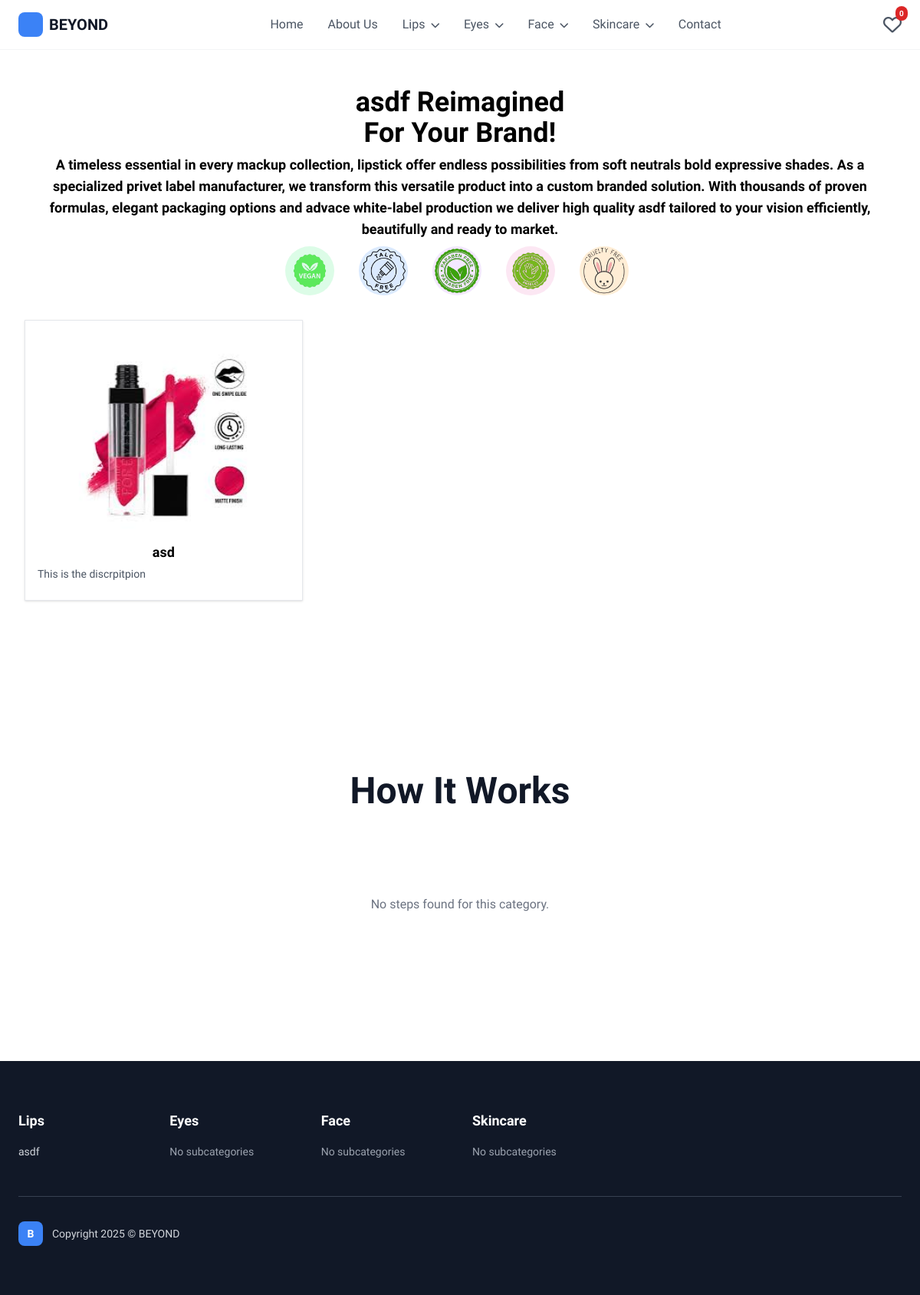
The page /categories/1/ on the database its author committed.
### Administration/models.py (models this page shows, shortened)
class MainCategory(models.Model):
    name = models.CharField(max_length=100, unique=True)
    image = models.ImageField(upload_to='main_categories/', blank=True, null=True)

class Category(models.Model):
	name = models.CharField(max_length=100, unique=True)
	main_category = models.ForeignKey('MainCategory', on_delete=models.CASCADE, related_name='subcategories', null=True, blank=True)

class Product(models.Model):
	CATEGORY_CHOICES = [
		('makeup', 'Makeup'),
		('skincare', 'Skincare'),
	]
	name = models.CharField(max_length=200)
	category = models.ForeignKey('Category', on_delete=models.CASCADE, related_name='products')
	description = CKEditor5Field(blank=True)
	features = models.ManyToManyField('base.productFeatures', blank=True, related_name='products', help_text='Key features or benefits')
	images = models.ManyToManyField('base.ProductImage', blank=True, related_name='products')
	color_images = models.ManyToManyField('base.CustomizationColorImage', blank=True, related_name='product_customizations')
	packaging_images = models.ManyToManyField('base.CustomizationPackagingImage', blank=True, related_name='product_customizations')
	is_active = models.BooleanField(default=True)
	created_at = models.DateTimeField(auto_now_add=True)

### base/models.py (models this page shows, shortened)
class ProductImage(models.Model):
	image = models.ImageField(upload_to='products/gallery/')
	alt_text = models.CharField(max_length=255, blank=True)
	uploaded_at = models.DateTimeField(auto_now_add=True)

### base/views.py (the view)
# urls.py: path('categories/<int:category_id>/', CatagoryPage, name="category_products"),
def CatagoryPage(request, category_id):
    category = Category.objects.get(id=category_id)
    products = category.products.filter(is_active=True)
    customization = category.customizations.first()
    main_categories = MainCategory.objects.prefetch_related('subcategories').all()
    nav_structure = []
    for main_cat in main_categories:
        subs = main_cat.subcategories.all()
        nav_structure.append({'main': main_cat, 'subs': subs})
    page_number = request.GET.get('page', 1)
    paginator = Paginator(products, 30)
    page_obj = paginator.get_page(page_number)
    context = {
        'category': category,
        'products': page_obj.object_list,
        'page_obj': page_obj,
        'paginator': paginator,
        'customization': customization,
        'nav_structure': nav_structure,
    }
    return render(request, 'catagory.html', context)

### base/templates/catagory.html (shortened to what this page needs)
{% extends 'main.html' %}
{% block content %}
{% load static %}
<div class="max-w-7xl mx-auto px-4 sm:px-6 lg:px-8 py-8">
	<h1 class="text-4xl font-extrabold text-center mb-2 mt-4">{{category.name}} Reimagined <br>For  Your Brand!</h1>
	<div class="text-center text-lg font-semibold mb-2 mt-2">
		A timeless essential in every mackup collection, lipstick offer endless possibilities from soft neutrals bold expressive shades. As a specialized privet label manufacturer, we transform this versatile product into a custom branded solution. With thousands of proven formulas, elegant packaging options and advace white-label production we deliver high quality {{category.name}} tailored to your vision efficiently, beautifully and ready to market.
	</div>
							<div class="flex flex-wrap gap-6 justify-center items-center">
								<div class="flex items-center gap-2">
									<div class="w-16 h-16 bg-green-100 rounded-full flex items-center justify-center">
										<img src="{% static 'vegan.png' %}" alt="" class="w-16 h-16">
									</div>
								</div>
								<div class="flex items-center gap-2">
									<div class="w-16 h-16 bg-blue-100 rounded-full flex items-center justify-center">
										<img src="{% static 'talk.png' %}" alt="" class="w-16 h-16">
									</div>
								</div>
								<div class="flex items-center gap-2">
									<div class="w-16 h-16 bg-purple-100 rounded-full flex items-center justify-center">
										<img src="{% static 'paraben.png' %}" alt="" class="w-16 h-16">
									</div>
								</div>
								<div class="flex items-center gap-2">
									<div class="w-16 h-16 bg-pink-100 rounded-full flex items-center justify-center">
										<img src="{% static 'hyp.png' %}" alt="" class="w-16 h-16">
									</div>
								</div>
								<div class="flex items-center gap-2">
									<div class="w-16 h-16 bg-orange-100 rounded-full flex items-center justify-center">
										<img src="{% static 'cute.png' %}" alt="" class="w-16 h-16">
									</div>
								</div>
							</div>
							<div class="grid grid-cols-1 md:grid-cols-3 gap-6 mt-8">
								{% for product in products %}
								<div class="group overflow-hidden bg-white border shadow p-4 flex flex-col hover:shadow-lg transition-all duration-300">
									<a href="{% url 'product_detail' product.id %}" class="block">
									{% with product.images.all|first as main_image %}
										{% if main_image %}
											<div class="relative w-full h-64 flex items-center justify-center bg-white mb-4">
												<img src="{{ main_image.image.url }}" alt="{{ product.name }}" class="rounded-lg object-contain w-full h-full max-h-64 max-w-full group-hover:scale-105 transition-transform duration-300" style="background:transparent;" />
											</div>
										{% else %}
											<div class="w-full h-64 flex items-center justify-center bg-gray-100 rounded-lg mb-4 text-gray-400">No Image</div>
										{% endif %}
									{% endwith %}
									<div class="font-bold text-lg mb-1 item text-center">{{ product.name }}</div>
									</a>
									<div class="text-gray-600 text-sm mb-2">{{ product.description|truncatewords:10|safe }}</div>
								</div>
								{% empty %}
		<div class="col-span-full text-center text-gray-500 py-12">No products found in this category.</div>
		{% endfor %}
	</div>
	</div>
	<div class="max-w-5xl mx-auto mt-16 mb-16">
		<div id="tab-content-color" class="tab-content">
		<section class="bg-white py-20">
			<div class="max-w-7xl mx-auto px-6">
				<div class="text-center space-y-6 mb-16">
					<h2 class="text-4xl lg:text-5xl font-bold text-gray-900 text-balance">How It Works</h2>
				</div>
				<div class="grid grid-cols-1 md:grid-cols-2 lg:grid-cols-4 gap-4">
					{% for step in category.how_it_works.all|dictsort:"id" %}
					<div class="text-center space-y-4">
						<div class="relative">
							{% if step.image %}
								<img src="{{ step.image.url }}" alt="{{ step.title }}" class="w-full h-48 object-cover rounded-lg shadow-md" />
							{% else %}
								<div class="w-full h-48 flex items-center justify-center bg-gray-100 rounded-lg text-gray-400">No Image</div>
							{% endif %}
							<div class="absolute -bottom-4 left-1/2 transform -translate-x-1/2">
								<div class="w-8 h-8 bg-purple-600 text-white rounded-full flex items-center justify-center font-bold text-sm">
									{{ forloop.counter }}
								</div>
							</div>
						</div>
						<div class="pt-4 space-y-2">
							<h3 class="text-lg font-bold text-gray-900">{{ step.title }}</h3>
							<p class="text-sm text-gray-600">{{ step.description }}</p>
						</div>
					</div>
					{% empty %}
					<div class="col-span-full text-center text-gray-500 py-12">No steps found for this category.</div>
					{% endfor %}
				</div>
			</div>
		</section>
	</div>
</div>
{% endblock %}

### base/templates/main.html (shortened to what this page needs)
{% load static %}
<!DOCTYPE html>
<html lang="en">
<head>
    <script src="https://cdn.tailwindcss.com"></script>
     <link href="https://cdnjs.cloudflare.com/ajax/libs/font-awesome/6.0.0/css/all.min.css" rel="stylesheet">
</head>
<body class="belleza-regular antialiased"  x-data="shopApp()">
    <div class="min-h-screen bg-white" x-data="{ mobileNavOpen: false }">
        <nav class="flex items-center justify-between px-6 py-4 border-b border-gray-100">
            <div class="flex items-center space-x-2">
                <div class="w-8 h-8 bg-blue-500 rounded-lg"></div>
                <span class="text-xl font-semibold text-gray-900">BEYOND</span>
            </div>
            <div class="hidden md:flex items-center space-x-8">
                <a href="{% url 'home' %}" class="text-gray-600 hover:text-gray-900 transition-colors">Home</a>
                <a href="{% url 'about' %}" class="text-gray-600 hover:text-gray-900 transition-colors">About Us</a>
                {% for nav in nav_structure %}
                <div class="relative group">
                    <button class="text-gray-600 hover:text-gray-900 transition-colors focus:outline-none">
                        {{ nav.main.name }} <i class="fa fa-chevron-down text-xs ml-1"></i>
                    </button>
                </div>
                {% endfor %}
                <a href="{% url 'contact' %}" class="text-gray-600 hover:text-gray-900 transition-colors">Contact</a>
            </div>
            <div class="flex items-center space-x-4">
                <a href="{% url 'wishlist' %}" class="relative flex items-center">
                    <i class="fa-regular fa-heart text-2xl text-gray-600 hover:text-red-500 transition-colors"></i>
                    <span id="wishlistCount" class="absolute -top-2 -right-2 bg-red-600 text-white text-[10px] font-semibold rounded-full px-1 py-0.5 min-w-[16px] text-center">0</span>
                </a>
            </div>
        </nav>
        <main class="py-0">
            {% block content %}
            {% endblock %}
        </main>
        <footer class="bg-gray-900 text-white py-16">
            <div class="max-w-7xl mx-auto px-6">
                <div class="grid grid-cols-2 md:grid-cols-3 lg:grid-cols-6 gap-8 mb-12">
                    {% for nav in nav_structure %}
                    <div class="space-y-4">
                        <h3 class="text-lg font-semibold text-white">{{ nav.main.name }}</h3>
                        <div class="space-y-3">
                            {% if nav.subs %}
                                {% for subcat in nav.subs %}
                                    <a href="{% url 'category_products' subcat.id %}" class="block text-gray-300 hover:text-white transition-colors text-sm">{{ subcat.name }}</a>
                                {% endfor %}
                            {% else %}
                                <span class="block text-gray-400 text-sm">No subcategories</span>
                            {% endif %}
                        </div>
                    </div>
                    {% endfor %}
                </div>
                <div class="border-t border-gray-700 pt-8">
                    <div class="flex items-center justify-between">
                        <div class="flex items-center space-x-3">
                            <div class="w-8 h-8 bg-blue-500 rounded-lg flex items-center justify-center">
                                <span class="text-white font-bold text-sm">B</span>
                            </div>
                            <span class="text-gray-300 text-sm">Copyright 2025 © BEYOND</span>
                        </div>
                    </div>
                </div>
            </div>
        </footer>
</body>
</html>

### rows shown on the page
MainCategory: main.name "Lips"
MainCategory: main.name "Eyes", shows "No subcategories"
MainCategory: main.name "Face", shows "No subcategories"
MainCategory: main.name "Skincare", shows "No subcategories"
Category: name "asdf"
Product: image (picture), name "asd", description "This is the discrpitpion"
